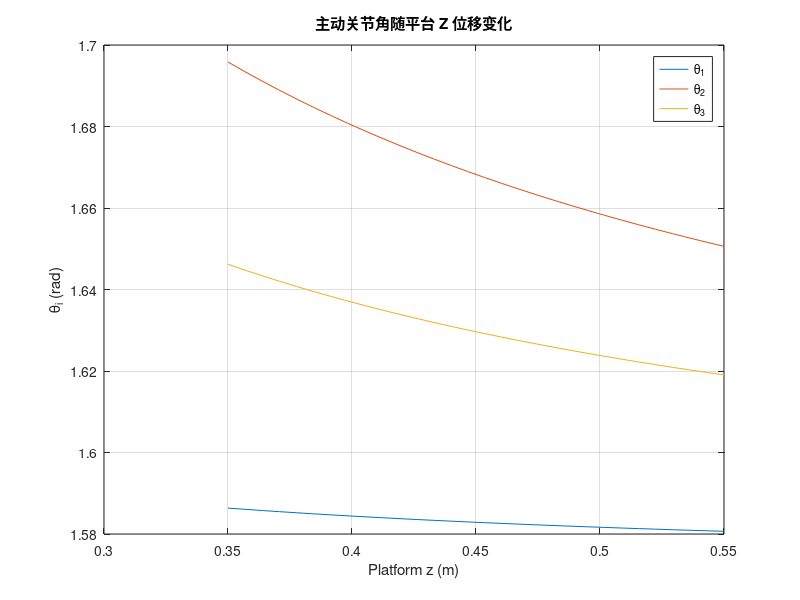
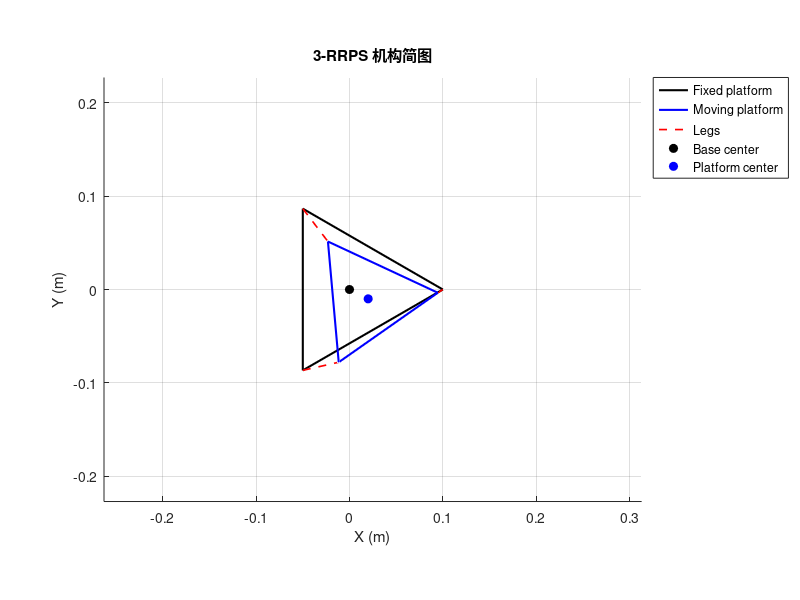

These figures' MATLAB source, in order:
%% ik_simulation.m
% 逆运动学计算流程示例
% 说明：脚本按公式(1)-(9)组织计算步骤，变量命名与题目描述保持一致。

clear; clc; close all;

%% 1. 定义参数
% 固定/动平台半径 (单位: m)
g = 0.10;     % 固定平台半径
h = 0.075;    % 动平台半径

% 臂附着角 gamma_i (固定平台与动平台按相同顺序布置)
% 这里给出对称三点布置 (0°, 120°, 240°)
Gamma = deg2rad([0, 120, 240]);

% 欧拉角 (ZYX: yaw-pitch-roll)
alpha = deg2rad(5);   % yaw
beta  = deg2rad(3);   % pitch
gamma = deg2rad(-2);  % roll

% 平台位置 p = [x y z]^T
p = [0.02; -0.01; 0.45];

% 坐标系定义：
% {A} 固定平台坐标系，{B} 动平台坐标系。
% 设定各附着点位于各自平台的 XY 平面，Z=0。

%% 2. 按公式(1)构造从 {B} 到 {A} 的旋转矩阵 A_BR
ca = cos(alpha); sa = sin(alpha);
cb = cos(beta); sb = sin(beta);
cg = cos(gamma); sg = sin(gamma);

A_BR = [ca * cb, ca * sb * sg - sa * cg, ca * sb * cg + sa * sg; ...
        sa * cb, sa * sb * sg + ca * cg, sa * sb * cg - ca * sg; ...
        -sb,     cb * sg,              cb * cg];

%% 3. 计算 a_i 与 b_i，并按公式(2)-(4)得到 d_i 与 x_i,y_i,z_i
nLegs = numel(Gamma);
a = zeros(3, nLegs);
b = zeros(3, nLegs);

for i = 1:nLegs
    % 固定平台点 a_i (在 {A} 坐标系)
    a(:, i) = [g * cos(Gamma(i)); g * sin(Gamma(i)); 0];
    % 动平台点 b_i (在 {B} 坐标系)
    b(:, i) = [h * cos(Gamma(i)); h * sin(Gamma(i)); 0];
end

% 按公式(2)-(4)计算 d_i 和分量
% d_i = p + A_BR * b_i - a_i
D = zeros(3, nLegs);
for i = 1:nLegs
    D(:, i) = p + A_BR * b(:, i) - a(:, i);
end
x_i = D(1, :);
y_i = D(2, :);
z_i = D(3, :);

%% 4. 计算执行器长度 d_i (公式(5))
leg_length = sqrt(x_i.^2 + y_i.^2 + z_i.^2);

%% 5. 构造 A_CiR (公式(8))，按公式(9)求解主动关节角 theta_i
% 假设每条执行器的局部坐标系 {Ci}：
% x 轴沿着固定平台圆周切向旋转 gamma_i，z 轴与 {A} 同向。
% A_CiR 将 {A} 坐标系向 {Ci} 旋转
A_CiR = zeros(3, 3, nLegs);
theta = zeros(1, nLegs);

for i = 1:nLegs
    cgi = cos(Gamma(i));
    sgi = sin(Gamma(i));
    A_CiR(:, :, i) = [cgi, -sgi, 0; sgi, cgi, 0; 0, 0, 1];
    d_ci = A_CiR(:, :, i).' * D(:, i); % {A} -> {Ci}
    % 主动关节角 theta_i (绕 {Ci} 的 y 轴转动示例)
    theta(i) = atan2(d_ci(3), d_ci(1));
end

%% 6. 示例：打印结果并绘制关节角随平台位姿变化曲线
fprintf('=== 执行器长度 d_i ===\n');
disp(leg_length.');

fprintf('=== 主动关节角 theta_i (rad) ===\n');
disp(theta.');

% 令平台沿 Z 方向平移，绘制关节角变化
z_list = linspace(0.35, 0.55, 30);
theta_z = zeros(nLegs, numel(z_list));

for k = 1:numel(z_list)
    p_k = [p(1); p(2); z_list(k)];
    for i = 1:nLegs
        D_k = p_k + A_BR * b(:, i) - a(:, i);
        d_ci = A_CiR(:, :, i).' * D_k;
        theta_z(i, k) = atan2(d_ci(3), d_ci(1));
    end
end

figure('Name', 'Joint Angles vs Platform Z');
plot(z_list, theta_z.');
grid on;
xlabel('Platform z (m)');
ylabel('\theta_i (rad)');
legend(arrayfun(@(i) sprintf('\\theta_%d', i), 1:nLegs, 'UniformOutput', false));

title('主动关节角随平台 Z 位移变化');

%% 7. 绘制机构简图（固定/动平台与三条支链）
figure('Name', '3-RRPS Mechanism Schematic');
hold on; grid on; axis equal;

% 固定平台与动平台点（在 {A} 坐标系下）
a_pts = a;
b_pts_A = p + A_BR * b;

% 关闭多边形以绘制平台轮廓
a_poly = [a_pts, a_pts(:, 1)];
b_poly = [b_pts_A, b_pts_A(:, 1)];

h_fixed = plot3(a_poly(1, :), a_poly(2, :), a_poly(3, :), 'k-', 'LineWidth', 1.5);
h_moving = plot3(b_poly(1, :), b_poly(2, :), b_poly(3, :), 'b-', 'LineWidth', 1.5);

% 绘制支链连线
for i = 1:nLegs
    h_leg_current = plot3([a_pts(1, i), b_pts_A(1, i)], ...
                          [a_pts(2, i), b_pts_A(2, i)], ...
                          [a_pts(3, i), b_pts_A(3, i)], 'r--', 'LineWidth', 1.2);
    if i == 1
        h_leg = h_leg_current;
    end
end

% 绘制平台中心
h_base = plot3(0, 0, 0, 'ko', 'MarkerFaceColor', 'k');
h_platform = plot3(p(1), p(2), p(3), 'bo', 'MarkerFaceColor', 'b');

xlabel('X (m)'); ylabel('Y (m)'); zlabel('Z (m)');
legend([h_fixed, h_moving, h_leg, h_base, h_platform], ...
       {'Fixed platform', 'Moving platform', 'Legs', 'Base center', 'Platform center'}, ...
       'Location', 'bestoutside');
title('3-RRPS 机构简图');
